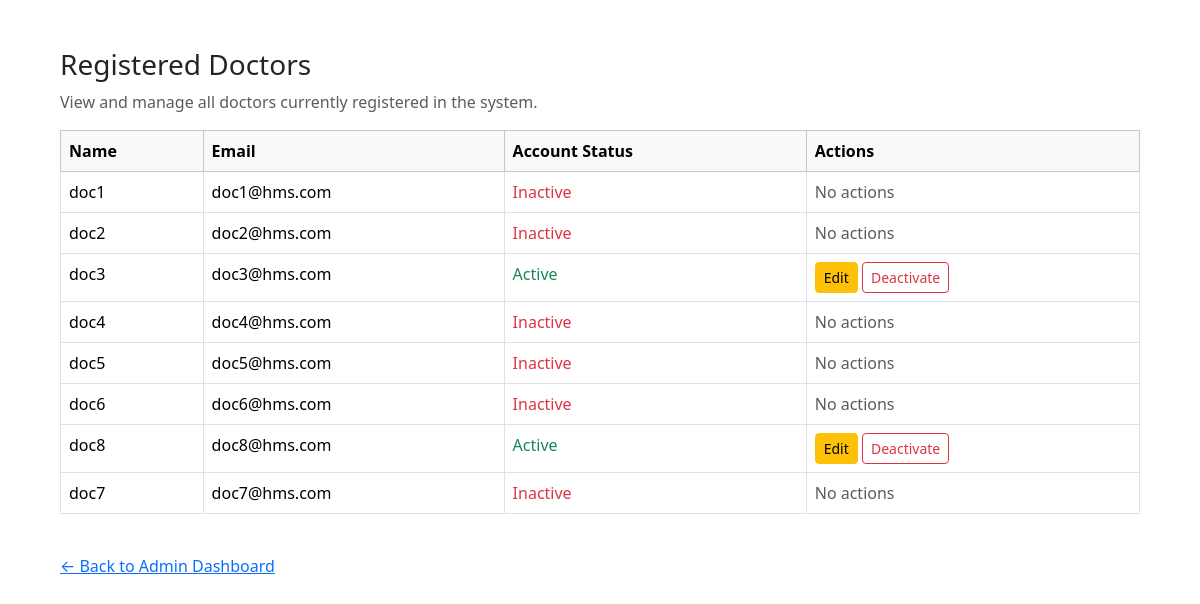
Page /admin/doctors (signed in) on the committed database.
### app/models.py (models this page shows, shortened)
class User(UserMixin, db.Model):
    __tablename__ = "user"
    id = db.Column(db.Integer, primary_key=True)
    name = db.Column(db.String(120), nullable=False)
    email = db.Column(db.String(120), unique=True, nullable=False)
    role = db.Column(db.String(20), nullable=False)
    password_hash = db.Column(db.String(128), nullable=False)
    active = db.Column(db.Boolean, default=True)
    created_at = db.Column(db.DateTime, default=datetime.utcnow)

### app/routes.py (the view)
@main.route("/admin/doctors")
@login_required
def view_doctors():
    if current_user.role != "admin":
        return redirect(url_for("main.index"))
    doctors = User.query.filter_by(role="doctor").all()
    return render_template("view_doctors.html", doctors=doctors)

### app/__init__.py (called while the page is built)
@login_manager.user_loader
def load_user(user_id):
    from app.models import User
    return User.query.get(int(user_id))

### app/templates/view_doctors.html (shortened to what this page needs)
<!DOCTYPE html>
<html>
<head>
    <link
        href="https://cdn.jsdelivr.net/npm/bootstrap@5.3.2/dist/css/bootstrap.min.css"
        rel="stylesheet"
    >
</head>
<body class="p-5">
<div class="container">
    <h3>Registered Doctors</h3>
    <p class="text-muted">
        View and manage all doctors currently registered in the system.
    </p>
    {% if doctors %}
        <table class="table table-bordered mt-3">
            <thead class="table-light">
                <tr>
                    <th>Name</th>
                    <th>Email</th>
                    <th>Account Status</th>
                    <th>Actions</th>
                </tr>
            </thead>
            <tbody>
            {% for doc in doctors %}
                <tr>
                    <td>{{ doc.name }}</td>
                    <td>{{ doc.email }}</td>
                    <td>
                        {% if doc.active %}
                            <span class="text-success">Active</span>
                        {% else %}
                            <span class="text-danger">Inactive</span>
                        {% endif %}
                    </td>
                    <td>
                        {% if doc.active %}
                            <a class="btn btn-sm btn-warning"
                               href="{{ url_for('main.edit_doctor', doctor_id=doc.id) }}">
                                Edit
                            </a>
                            <a class="btn btn-sm btn-outline-danger"
                               href="{{ url_for('main.deactivate_doctor', doctor_id=doc.id) }}"
                               onclick="return confirm('Deactivate this doctor?');">
                                Deactivate
                            </a>
                        {% else %}
                            <span class="text-muted">No actions</span>
                        {% endif %}
                    </td>
                </tr>
            {% endfor %}
            </tbody>
        </table>
    {% else %}
        <p class="text-muted">
            No doctors have been added yet.
        </p>
    {% endif %}
    <br>
    <a href="{{ url_for('main.admin_dashboard') }}">
        ← Back to Admin Dashboard
    </a>
</div>
</body>
</html>

### rows in the picture
User: name "doc1", email "doc1@hms.com", active "Inactive"
User: name "doc2", email "doc2@hms.com", active "Inactive"
User: name "doc3", email "doc3@hms.com", active "Active"
User: name "doc4", email "doc4@hms.com", active "Inactive"
User: name "doc5", email "doc5@hms.com", active "Inactive"
User: name "doc6", email "doc6@hms.com", active "Inactive"
User: name "doc8", email "doc8@hms.com", active "Active"
User: name "doc7", email "doc7@hms.com", active "Inactive"
